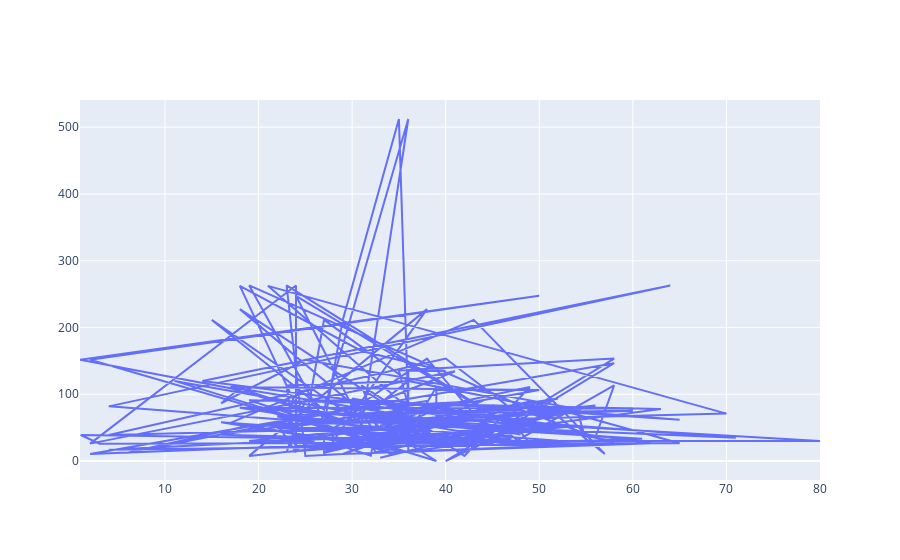

Source (notebook cell):
### Code cell
fig2 = go.Figure(data=go.Scatter(x=df.age, y=df.fare))
fig2

### Figure 1 — Plotly figure (JSON) as saved in the notebook; plotly's stock layout.template omitted (floating-point values rounded to 4 significant figures; data arrays with more than 128 entries replaced by an {"elided": "..."} marker saying what was removed)
{"data": [{"type": "scatter", "x": {"elided": "182 float values"}, "y": {"elided": "182 float values"}}], "layout": {}}
